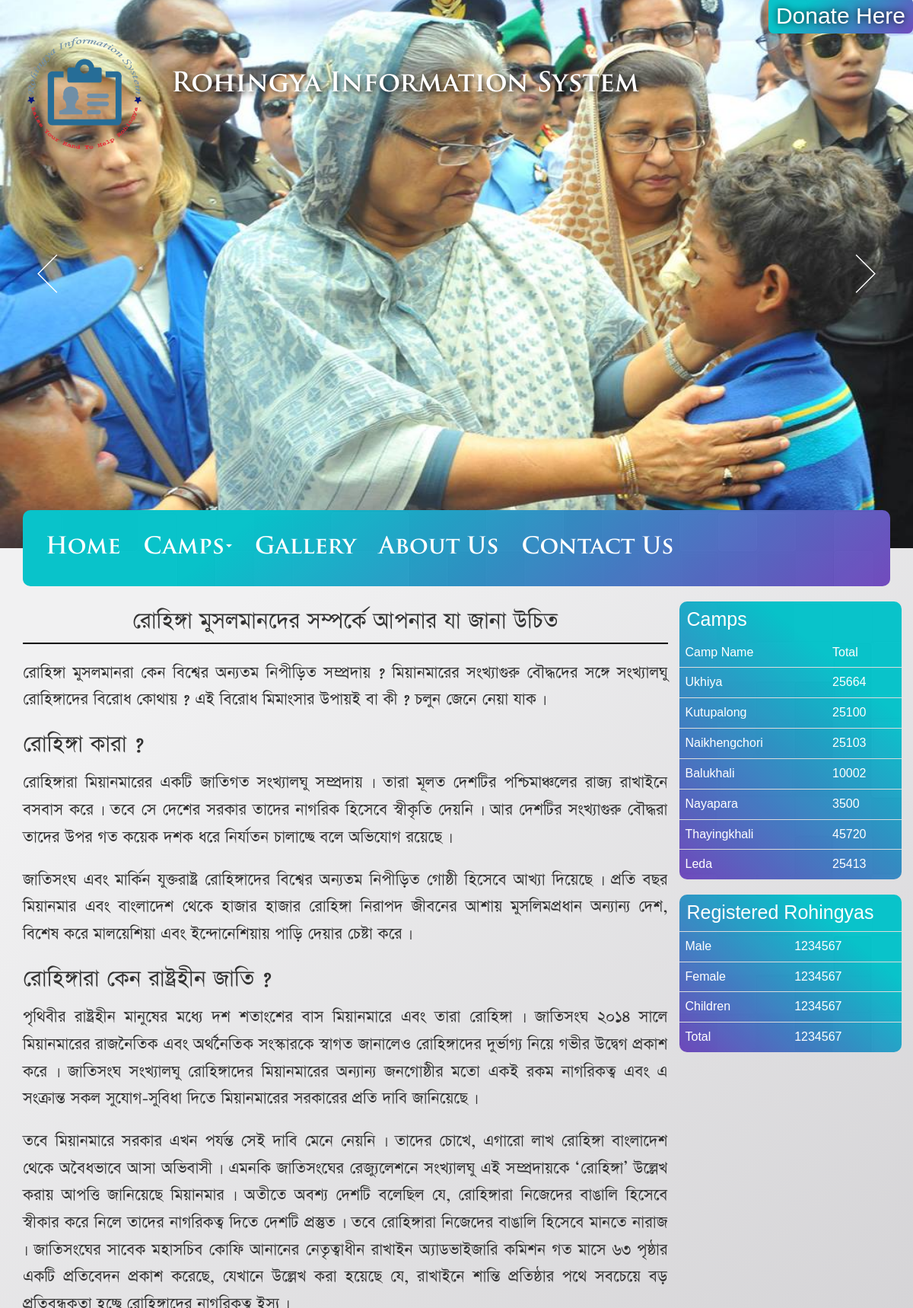
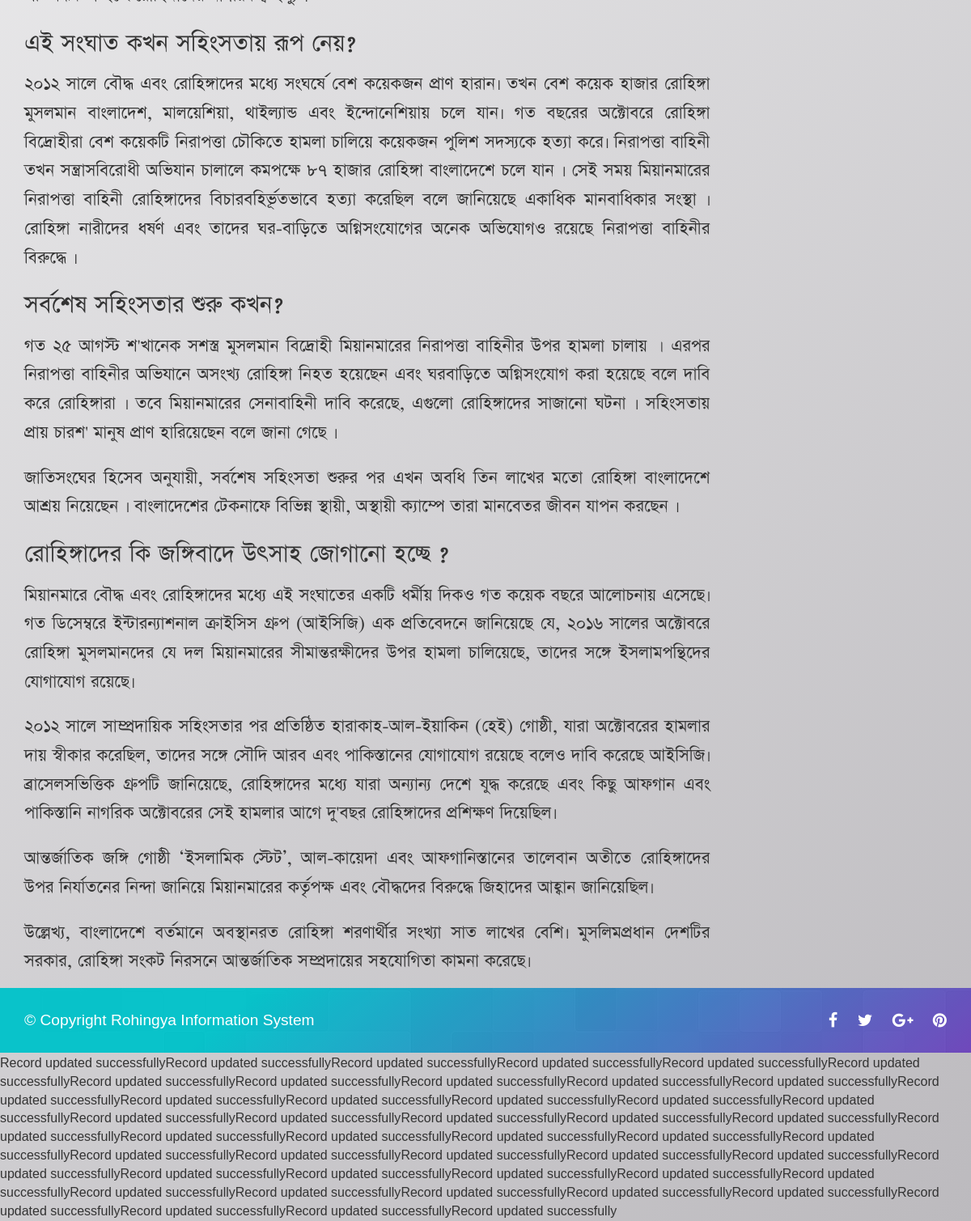
The page / on the database its author committed (2 pictures, top to bottom).
### tables this page shows
CREATE TABLE IF NOT EXISTS `camps` (
  `campId` int(11) NOT NULL,
  `campName` varchar(50) NOT NULL,
  `total` int(11) NOT NULL
);

CREATE TABLE IF NOT EXISTS `person` (
  `id` int(11) NOT NULL,
  `pname` varchar(100) NOT NULL,
  `pfather` varchar(100) NOT NULL,
  `pmother` varchar(100) NOT NULL,
  `pgender` int(1) NOT NULL,
  `photo` varchar(100) NOT NULL,
  `dob` date NOT NULL,
  `religion` int(1) NOT NULL,
  `blood` varchar(3) NOT NULL,
  `fingerprint` varchar(100) DEFAULT NULL,
  `personId` varchar(15) NOT NULL
);

### includes/functions.php (the view, shortened to what this page needs)
<?php
require_once ( 'db.php');
function showTotal() {
  global $conn;
  $sql = "SELECT * FROM camps";
  $result = mysqli_query($conn, $sql);
  if(mysqli_num_rows($result) > 0) {
    while($row = mysqli_fetch_assoc($result)) {
      ?>
      <tr>
        <td><?php echo $row['campName']; ?></td>
        <td><?php echo $row['total']; ?></td>
      </tr>
      <?php
    }
  }
}
function updateDatabase($fieldName, $fieldData, $idNumber) {
  global $conn;
  if(!empty($fieldData) && !empty($fieldData)) {
    $sqlUpdate = "UPDATE person SET `$fieldName` = '$fieldData' WHERE `id`=$idNumber";
    if (mysqli_query($conn, $sqlUpdate) === TRUE) {
      echo "Record updated successfully";
    } else {
      echo "Error: " . $sqlUpdate . "<br>" . mysqli_error($conn);
    }
  }
}
function updateIdNumber() {
  global $conn;
  $sql = "SELECT * FROM person";
  $result = mysqli_query($conn, $sql);
  $data = date("Ymd");
  if(mysqli_num_rows($result) > 0) {
    while($row = mysqli_fetch_assoc($result)) {
      updateDatabase('personId',$data.$row['id'],$row['id']);
    }
  }
}
      ?>

### includes/header.php (shortened to what this page needs)
<?php
require_once ('functions.php');
$isServer = false;
$siteTitle = "Rohingya Information System";
$index = true;
?>
<!DOCTYPE html>
<html lang="en">
<head>
  <?php if($isServer) { ?>
    <link rel="stylesheet" href="//maxcdn.bootstrapcdn.com/bootstrap/3.3.7/css/bootstrap.min.css">
  <?php } else { ?>
    <link rel="stylesheet" href="assets/css/bootstrap.min.css">
  <?php } ?>
  <link rel="stylesheet" href="assets/css/font-awesome.min.css">
  <link rel="stylesheet" href="assets/fonts/TrajanPro-Bold.css">
  <link rel="stylesheet" href="assets/css/styles.css">
  <?php if(isset($index)):?>
    <link rel="stylesheet" href="assets/css/slider-css.css">
  <?php endif; ?>
</head>
<body>

### includes/top.php
<header class="header clear-fix">
  <?php
      if($index) {
        include_once("./includes/slider-code.php");
      }
    ?>
    <div class="row">
      <section class="col-md-12 right-top-bar">
        <p class="text-right"><a href="#" title="To Support Rohingya, Donate here">Donate Here</a></p>
      </section>
    </div>
  <div class="logo-section container">
    <div class="row">
      <div class="col-md-2 col-md-3 col-xs-12"><a href="index.php"><img src="assets/img/logo.png" class="logo" alt="<?php echo $siteTitle; ?>"></a></div>
      <div class="col-md-10 site-title">
        <h2><?php echo $siteTitle; ?></h2>
      </div>
    </div>
  </div>
</header>
  <?php include_once ( './includes/nav.php' ); ?>

### includes/slider-code.php (shortened to what this page needs)
<div id="slider-container" class="col-md-12">
    <div style="position:absolute;top:0;left:0;width:100%;height:100%;overflow:hidden;">
        <div id="jssor_1" style="position:relative;margin:0 auto;top:0px;left:0px;width:960px;height:640px;overflow:hidden;visibility:hidden;">
            <div data-u="slides" style="cursor:default;position:relative;top:0px;left:0px;width:960px;height:640px;overflow:hidden;">
                <?php for($i=1; $i<=10; $i++) :?>
                <div>
                    <img data-u="image" src="assets/img/slider/<?php echo $i; ?>.jpg" />
                </div>
                <?php endfor; ?>
            </div>
            <div data-u="navigator" class="jssorb064" style="position:absolute;bottom:12px;right:12px;" data-autocenter="1" data-scale="0.5" data-scale-bottom="0.75">
                <div data-u="prototype" class="i" style="width:16px;height:16px;">
                </div>
            </div>
            <div data-u="arrowleft" class="jssora051" style="width:55px;height:55px;top:0px;left:25px;" data-autocenter="2" data-scale="0.75" data-scale-left="0.75">
                <svg viewBox="0 0 16000 16000" style="position:absolute;top:0;left:0;width:100%;height:100%;">
                    <polyline class="a" points="11040,1920 4960,8000 11040,14080 "></polyline>
                </svg>
            </div>
            <div data-u="arrowright" class="jssora051" style="width:55px;height:55px;top:0px;right:25px;" data-autocenter="2" data-scale="0.75" data-scale-right="0.75">
                <svg viewBox="0 0 16000 16000" style="position:absolute;top:0;left:0;width:100%;height:100%;">
                    <polyline class="a" points="4960,1920 11040,8000 4960,14080 "></polyline>
                </svg>
            </div>
        </div>
    </div>
</div>

### includes/nav.php (shortened to what this page needs)
<div class="navbar-container container">
        <nav class="main-nav navbar navbar-default" role="navigation">
          <div class="collapse navbar-collapse navbar-to-collapse">
            <ul class="nav navbar-nav">
              <li><a class="active" href="index.php">Home</a></li>
              <li class="dropdown"><a href="#" class="dropdown-toggle" data-toggle="dropdown">Camps<b class="caret"></b></a>
              </li>
              <li><a   href="./gallery.php">Gallery</a></li>
              <li><a   href="./about-us.php">About Us</a></li>
              <li><a   href="./contact-us.php">Contact Us</a></li>
            </ul>
          </div>
        </nav>
      </div>

### index.php (shortened to what this page needs)
<?php include_once ( './includes/header.php' ); ?>
<?php include_once ( './includes/top.php' ); ?>
<section class="main-content-section container">
  <div class="row">
    <div class="col-md-9 main-content">
      <?php include_once('./includes/about-rohingya.php'); ?>
    </div>
    <?php include_once ('./includes/sidebar.php'); ?>
  </div>
</section>
<?php include_once ( './includes/footer.php' ) ?>
<?php updateIdNumber(); ?>

### includes/about-rohingya.php
<h1 class="section-title">রোহিঙ্গা মুসলমানদের সম্পর্কে আপনার যা জানা উচিত</h1>
<p class="section-details">রোহিঙ্গা মুসলমানরা কেন বিশ্বের অন্যতম নিপীড়িত সম্প্রদায় ? মিয়ানমারের সংখ্যাগুরু বৌদ্ধদের সঙ্গে সংখ্যালঘু রোহিঙ্গাদের বিরোধ কোথায় ? এই বিরোধ মিমাংসার উপায়ই বা কী ? চলুন জেনে নেয়া যাক ৷</p>
<h2 class="aritcle-title">রোহিঙ্গা কারা ?</h2>
<p class="section-details">রোহিঙ্গারা মিয়ানমারের একটি জাতিগত সংখ্যালঘু সম্প্রদায় ৷ তারা মূলত দেশটির পশ্চিমাঞ্চলের রাজ্য রাখাইনে বসবাস করে ৷ তবে সে দেশের সরকার তাদের নাগরিক হিসেবে স্বীকৃতি দেয়নি ৷ আর দেশটির সংখ্যাগুরু বৌদ্ধরা তাদের উপর গত কয়েক দশক ধরে নির্যাতন চালাচ্ছে বলে অভিযোগ রয়েছে ৷</p>
<p class="section-details">জাতিসংঘ এবং মার্কিন যুক্তরাষ্ট্র রোহিঙ্গাদের বিশ্বের অন্যতম নিপীড়িত গোষ্ঠী হিসেবে আখ্যা দিয়েছে ৷ প্রতি বছর মিয়ানমার এবং বাংলাদেশ থেকে হাজার হাজার রোহিঙ্গা নিরাপদ জীবনের আশায় মুসলিমপ্রধান অন্যান্য দেশ, বিশেষ করে মালয়েশিয়া এবং ইন্দোনেশিয়ায় পাড়ি দেয়ার চেষ্টা করে ৷</p>
<h2 class="aritcle-title">রোহিঙ্গারা কেন রাষ্ট্রহীন জাতি ?</h2>
<p class="section-details">পৃথিবীর রাষ্ট্রহীন মানুষের মধ্যে দশ শতাংশের বাস মিয়ানমারে এবং তারা রোহিঙ্গা ৷ জাতিসংঘ ২০১৪ সালে মিয়ানমারের রাজনৈতিক এবং অর্থনৈতিক সংস্কারকে স্বাগত জানালেও রোহিঙ্গাদের দুর্ভাগ্য নিয়ে গভীর উদ্বেগ প্রকাশ করে ৷ জাতিসংঘ সংখ্যালঘু রোহিঙ্গাদের মিয়ানমারের অন্যান্য জনগোষ্ঠীর মতো একই রকম নাগরিকত্ব এবং এ সংক্রান্ত সকল সুযোগ-সুবিধা দিতে মিয়ানমারের সরকারের প্রতি দাবি জানিয়েছে ৷</p>
<p class="section-details">তবে মিয়ানমারে সরকার এখন পর্যন্ত সেই দাবি মেনে নেয়নি ৷ তাদের চোখে, এগারো লাখ রোহিঙ্গা বাংলাদেশ থেকে অবৈধভাবে আসা অভিবাসী ৷ এমনকি জাতিসংঘের রেজ্যুলেশনে সংখ্যালঘু এই সম্প্রদায়কে ‘রোহিঙ্গা’ উল্লেখ করায় আপত্তি জানিয়েছে মিয়ানমার ৷ অতীতে অবশ্য দেশটি বলেছিল যে, রোহিঙ্গারা নিজেদের বাঙালি হিসেবে স্বীকার করে নিলে তাদের নাগরিকত্ব দিতে দেশটি প্রস্তুত ৷ তবে রোহিঙ্গারা নিজেদের বাঙালি হিসেবে মানতে নারাজ ৷ জাতিসংঘের সাবেক মহাসচিব কোফি আনানের নেতৃত্বাধীন রাখাইন অ্যাডভাইজারি কমিশন গত মাসে ৬৩ পৃষ্ঠার একটি প্রতিবেদন প্রকাশ করেছে, যেখানে উল্লেখ করা হয়েছে যে, রাখাইনে শান্তি প্রতিষ্ঠার পথে সবচেয়ে বড় প্রতিবন্ধকতা হচ্ছে রোহিঙ্গাদের নাগরিকত্ব ইস্যু ৷</p>
<h2 class="aritcle-title">এই সংঘাত কখন সহিংসতায় রূপ নেয়?</h2>
<p class="section-details">২০১২ সালে বৌদ্ধ এবং রোহিঙ্গাদের মধ্যে সংঘর্ষে বেশ কয়েকজন প্রাণ হারান৷ তখন বেশ কয়েক হাজার রোহিঙ্গা মুসলমান বাংলাদেশ, মালয়েশিয়া, থাইল্যান্ড এবং ইন্দোনেশিয়ায় চলে যান৷ গত বছরের অক্টোবরে রোহিঙ্গা বিদ্রোহীরা বেশ কয়েকটি নিরাপত্তা চৌকিতে হামলা চালিয়ে কয়েকজন পুলিশ সদস্যকে হত্যা করে৷ নিরাপত্তা বাহিনী তখন সন্ত্রাসবিরোধী অভিযান চালালে কমপক্ষে ৮৭ হাজার রোহিঙ্গা বাংলাদেশে চলে যান ৷ সেই সময় মিয়ানমারের নিরাপত্তা বাহিনী রোহিঙ্গাদের বিচারবহির্ভূতভাবে হত্যা করেছিল বলে জানিয়েছে একাধিক মানবাধিকার সংস্থা ৷ রোহিঙ্গা নারীদের ধর্ষণ এবং তাদের ঘর-বাড়িতে অগ্নিসংযোগের অনেক অভিযোগও রয়েছে নিরাপত্তা বাহিনীর বিরুদ্ধে ৷</p>
<h2 class="aritcle-title">সর্বশেষ সহিংসতার শুরু কখন?</h2>
<p class="section-details">গত ২৫ আগস্ট শ'খানেক সশস্ত্র মুসলমান বিদ্রোহী মিয়ানমারের নিরাপত্তা বাহিনীর উপর হামলা  চালায় । এরপর নিরাপত্তা বাহিনীর অভিযানে অসংখ্য রোহিঙ্গা নিহত হয়েছেন এবং ঘরবাড়িতে অগ্নিসংযোগ করা হয়েছে বলে দাবি করে রোহিঙ্গারা ৷ তবে মিয়ানমারের সেনাবাহিনী দাবি করেছে, এগুলো রোহিঙ্গাদের সাজানো ঘটনা ৷ সহিংসতায় প্রায় চারশ' মানুষ প্রাণ হারিয়েছেন বলে জানা গেছে ৷ </p>
<p class="section-details">জাতিসংঘের হিসেব অনুযায়ী, সর্বশেষ সহিংসতা শুরুর পর এখন অবধি তিন লাখের মতো রোহিঙ্গা বাংলাদেশে আশ্রয় নিয়েছেন ৷ বাংলাদেশের টেকনাফে বিভিন্ন স্থায়ী, অস্থায়ী ক্যাম্পে তারা মানবেতর জীবন যাপন করছেন ৷</p>
<h2 class="aritcle-title">রোহিঙ্গাদের কি জঙ্গিবাদে উৎসাহ জোগানো হচ্ছে ?</h2>
<p class="section-details">মিয়ানমারে বৌদ্ধ এবং রোহিঙ্গাদের মধ্যে এই সংঘাতের একটি ধর্মীয় দিকও গত কয়েক বছরে আলোচনায় এসেছে৷ গত ডিসেম্বরে ইন্টারন্যাশনাল ক্রাইসিস গ্রুপ (আইসিজি) এক প্রতিবেদনে জানিয়েছে যে, ২০১৬ সালের অক্টোবরে রোহিঙ্গা মুসলমানদের যে দল মিয়ানমারের সীমান্তরক্ষীদের উপর হামলা চালিয়েছে, তাদের সঙ্গে ইসলামপন্থিদের যোগাযোগ রয়েছে৷</p>
<p class="section-details">২০১২ সালে সাম্প্রদায়িক সহিংসতার পর প্রতিষ্ঠিত হারাকাহ-আল-ইয়াকিন (হেই) গোষ্ঠী, যারা অক্টোবরের হামলার দায় স্বীকার করেছিল, তাদের সঙ্গে সৌদি আরব এবং পাকিস্তানের যোগাযোগ রয়েছে বলেও দাবি করেছে আইসিজি৷ ব্রাসেলসভিত্তিক গ্রুপটি জানিয়েছে, রোহিঙ্গাদের মধ্যে যারা অন্যান্য দেশে যুদ্ধ করেছে এবং কিছু আফগান এবং পাকিস্তানি নাগরিক অক্টোবরের সেই হামলার আগে দু'বছর রোহিঙ্গাদের প্রশিক্ষণ দিয়েছিল৷</p>
<p class="section-details">আন্তর্জাতিক জঙ্গি গোষ্ঠী ‘ইসলামিক স্টেট’, আল-কায়েদা এবং আফগানিস্তানের তালেবান অতীতে রোহিঙ্গাদের উপর নির্যাতনের নিন্দা জানিয়ে মিয়ানমারের কর্তৃপক্ষ এবং বৌদ্ধদের বিরুদ্ধে জিহাদের আহ্বান জানিয়েছিল৷</p>
<p class="section-details">উল্লেখ্য, বাংলাদেশে বর্তমানে অবস্থানরত রোহিঙ্গা শরণার্থীর সংখ্যা সাত লাখের বেশি৷ মুসলিমপ্রধান দেশটির সরকার, রোহিঙ্গা সংকট নিরসনে আন্তর্জাতিক সম্প্রদায়ের সহযোগিতা কামনা করেছে৷</p>

### includes/sidebar.php
<div class="col-md-3 side-bar">
    <div class="row">
      <section class="sidebar-section">
        <h3>Camps</h3>
        <table class="table table-hover">
          <thead>
            <tr>
              <td>Camp Name</td>
              <td>Total</td>
            </tr>
          </thead>
          <tbody>
            <?php showTotal(); ?>
          </tbody>
        </table>
      </section>
      <section class="sidebar-section">
        <h3>Registered Rohingyas</h3>
        <table class="table table-hover">
            <tbody>
              <tr>
                <td>Male</td>
                <td>1234567</td>
              </tr>
              <tr>
                <td>Female</td>
                <td>1234567</td>
              </tr>
              <tr>
                <td>Children</td>
                <td>1234567</td>
              </tr>
              <tr>
                <td>Total</td>
                <td>1234567</td>
              </tr>
            </tbody>
        </table>
      </section>
    </div>
  </div>

### includes/footer.php (shortened to what this page needs)
  <section class="footer">
  <footer class="container">
    <div class="row">
      <div class="col-md-6 copyright-text">
        <p>&copy; Copyright <?php echo $siteTitle; ?></p>
      </div>
      <div class="col-md-6 footer-social-links text-right">
          <ul class="social-link">
            <li><a class="facebook hasTooltip" href="#" target="_self"><i class="fa fa-facebook"></i></a></li>
            <li><a class="twitter hasTooltip" href="#" target="_self"><i class="fa fa-twitter"></i></a></li>
            <li><a class="google-plus hasTooltip" href="#" target="_self"><i class="fa fa-google-plus"></i></a></li>
            <li><a class="pinterest hasTooltip" href="#" target="_self"><i class="fa fa-pinterest"></i></a></li>
          </ul>
      </div>
    </div>
  </footer>
</section>
</body>
</html>

### assets/css/styles.css (style rules this page uses)
html, body, div, span, applet, object, iframe, h1, h2, h3, h4, h5, h6, p, blockquote, pre, a, abbr, acronym, address, big, cite, code, del, dfn, em, img, ins, kbd, q, s, samp, small, strike, strong, sub, sup, tt, var, b, u, i, center, dl, dt, dd, ol, ul, li, fieldset, form, label, legend, table, caption, tbody, tfoot, thead, tr, th, td, article, aside, canvas, details, embed, figure, figcaption, footer, header, hgroup, menu, nav, output, ruby, section, summary, time, mark, audio, video { margin: 0; padding: 0; border: 0; vertical-align: baseline; }
article, aside, details, figcaption, figure, footer, header, hgroup, menu, nav, section { display: block; }
ol, ul { list-style: none; }
table { border-collapse: collapse; border-spacing: 0; }
body { font-family: sans-serif; font-size: 16px; background: #F1F1F2; background: linear-gradient(140deg, #F1F1F2 25%, #BCBABE); padding: 0; margin: 0; }
.header, #slider-container { height: 90vh; max-height: 90vh; overflow: hidden !important; }
#slider-container { position: absolute; width: 100%; }
.right-top-bar { padding-right: 15px; }
.right-top-bar p { font-size: 25px; color: #094f78; }
.right-top-bar a { font-size: 30px; background: url("../img/tiles-bw.png"), linear-gradient(140deg, #00C4CC 25%, #6E44BD); padding: 7px 10px; border-radius: 7px; text-shadow: 0 0 10px #000; color: #fff; text-decoration: none; margin-top: 10px; }
.logo-section .site-title h2 { font-family: 'TrajanPro'; font-size: 35px; padding-top: 50px; font-weight: bold; color: #fff; text-shadow: 2px 3px 7px #000; }
.logo { width: 160px; height: 160px; }
.main-content { text-align: justify; font-family: 'SutonnyOMJ'; }
.main-content .section-title { text-align: center; font-size: 35px; padding-bottom: 15px; border-bottom: 2px solid #000; }
.main-content .section-details { font-size: 25px; margin-top: 15px; margin-bottom: 20px; }
.aritcle-title { font-size: 35px; }
.sidebar-section { background: url("../img/tiles-bw.png"), linear-gradient(-140deg, #00C4CC 25%, #6E44BD); border-radius: 10px; }
.sidebar-section h3 { padding-left: 5px; color: #fff; font-size: 25px; padding: 10px; }
.table.table-hover { color: #fff; }
.navbar-default { background: url("../img/tiles-bw.png"), linear-gradient(140deg, #00C4CC 25%, #6E44BD); margin-top: -70px; border: none; border-radius: 10px; }
.navbar-default .navbar-nav>li>a { font-family: 'TrajanPro'; color: #fff; line-height: 118px; font-size: 35px; }
.footer { height: 10vh; background: url("../img/tiles-bw.png"), linear-gradient(140deg, #00C4CC 25%, #6E44BD); color: #fff; }
.footer a, .footer p { color: #fff; line-height: 10vh !important; }
.footer .copyright-text { text-align: left; font-size: 1.2em; }
.social-link { list-style-type: none; }
.social-link li { display: inline-block; padding-right: 20px; line-height: 10vh; }
.social-link li:last-child { padding-right: 0; }
.social-link li a { font-size: 20px; }
@media (max-width: 1200px) { .navbar-default { background: url("../img/tiles-bw.png"), linear-gradient(140deg, #00C4CC 25%, #6E44BD); margin-top: -50px; border: none; border-radius: 10px; } }
@media (max-width: 1200px) { .navbar-default .navbar-nav>li>a { font-family: 'TrajanPro'; color: #fff; line-height: 70px; font-size: 30px; } }

### assets/css/slider-css.css (style rules this page uses)
.jssora051 { display: block; position: absolute; cursor: pointer; }

### rows shown on the page
camps: campName "Ukhiya", total "25664"
camps: campName "Kutupalong", total "25100"
camps: campName "Naikhengchori", total "25103"
camps: campName "Balukhali", total "10002"
camps: campName "Nayapara", total "3500"
camps: campName "Thayingkhali", total "45720"
camps: campName "Leda", total "25413"

### other values the page prints
$siteTitle "Rohingya Information System"
